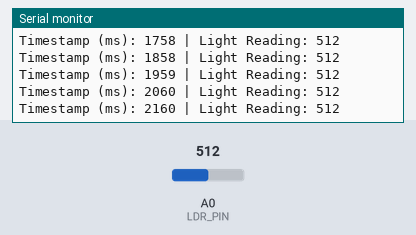
The sketch below on a simulated Arduino Uno, built with avr-gcc and run on an emulated ATmega328P. On the bench: the last lines printed to the serial monitor. The inputs (shaded band) are chosen by the test bench; at power-on: A0 (LDR_PIN) = 512.

Above: at 2.2 s.
2.3 s: A0 (LDR_PIN) set to 107
At 2.37 s:
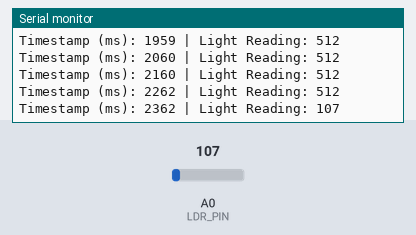
5.3 s: A0 (LDR_PIN) set to 90
At 5.39 s:
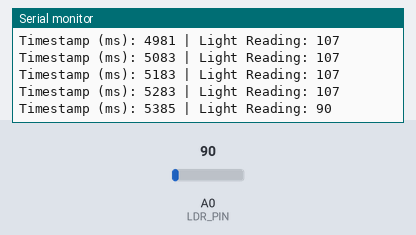
Timing chart, 0 to 8.3 s (numbered marks = the images above; inputs shaded):
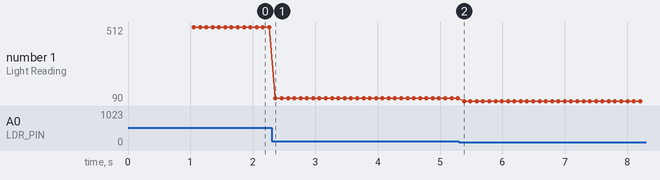

Measured:
- after the input at 2.3 s, the serial monitor: prints a new line after 0.06 s (image 1)
- plotted number 1: 512 → 107 after the input at 2.3 s

The sketch:

Photoresistor_Testing.ino
```cpp
#define LDR_PIN A0

// --- CONTROL VARIABLES ---
int lightValue = 0;

void setup() {
  Serial.begin(9600);

  Serial.println("--- Photoresistor (LDR) Reader Started ---");
  Serial.println("Light values range from 0 (Bright) to 1023 (Dark) depending on wiring.");
  delay(1000);
}

void loop() {

  // The value will range from 0 to 1023.
  lightValue = analogRead(LDR_PIN);

  Serial.print("Timestamp (ms): ");
  Serial.print(millis());
  Serial.print(" | Light Reading: ");
  Serial.println(lightValue);

  // Delay for a short period before the next reading
  delay(100);
}
```
